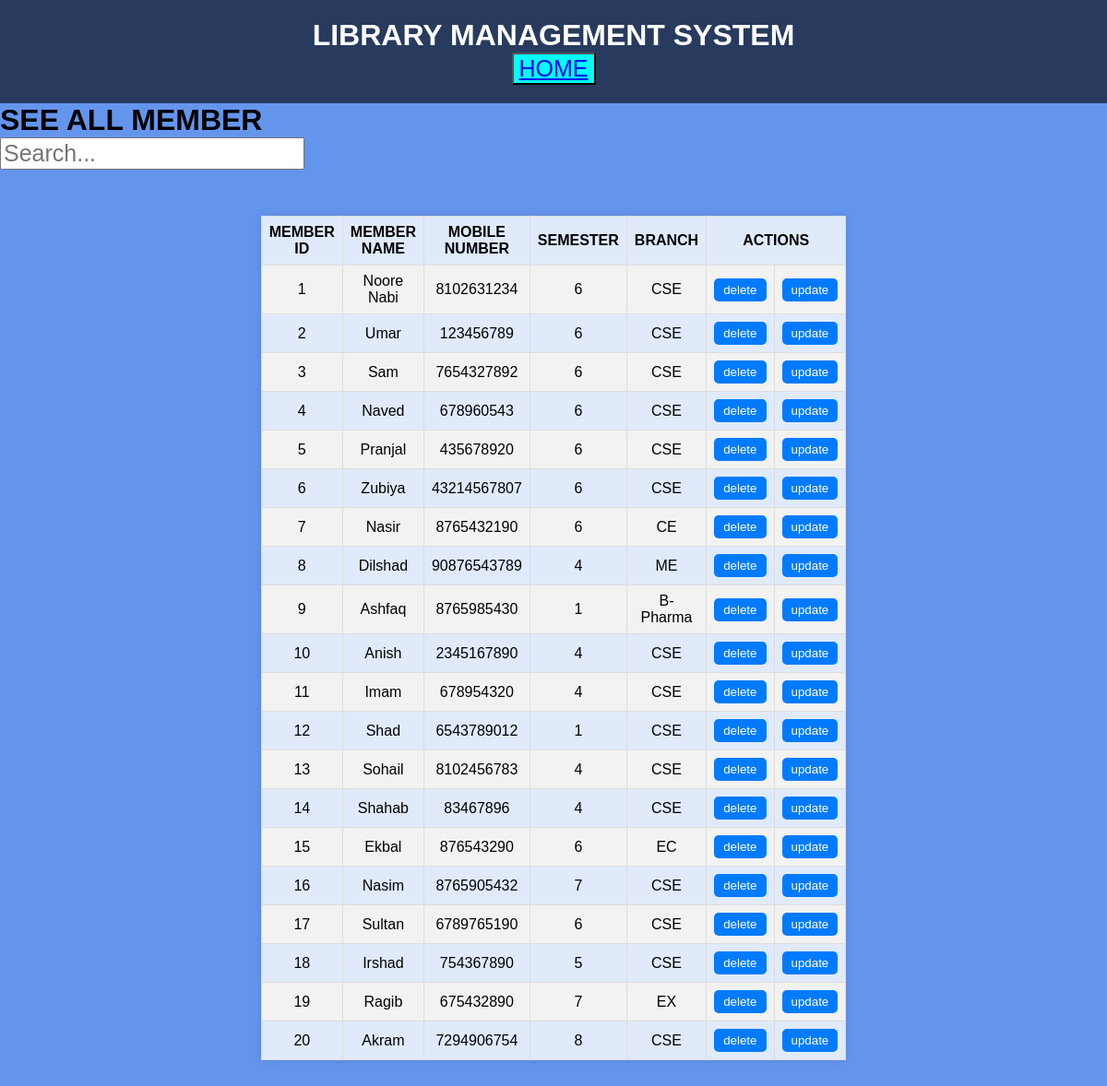
Page /member/ on the committed database.
### myapp/models.py (models this page shows)
class Member(models.Model):
        member_id=models.IntegerField(primary_key=True)
        member_name=models.CharField(max_length=220)
        mobile=models.IntegerField()
        semester=models.IntegerField()
        branch=models.CharField(max_length=30)

### myapp/views.py (the view)
# urls.py: path('member/',views.seeallmember,),
def seeallmember(request):
    data=models.Member.objects.all().values()
    datalist=list(data)
    return render(request,'seeallmember.html',{'datalist':datalist})

### myapp/templates/seeallmember.html (shortened to what this page needs)
<!DOCTYPE html>
<html lang="en">
<head>
</head>
<body>
    <div id="mem1"><h1>LIBRARY MANAGEMENT SYSTEM</h1>
    <button><a href="/index/">HOME</a></button>
    </div>
    <table id="table1">
        <h1>SEE ALL MEMBER</h1>
        <input type="text" placeholder="Search..." id="search1" onkeyup="myFunc()" style="font-size: 25px;">
        <tr>
            <th>MEMBER ID</th>
            <th>MEMBER NAME</th>
            <th>MOBILE NUMBER</th>
            <th>SEMESTER</th>
            <th>BRANCH</th>
            <th colspan="2">ACTIONS</th>
        </tr>
        {% for i in datalist %}
        <tr>
            <td>{{i.member_id}}</td>
            <td>{{i.member_name}}</td>
            <td>{{i.mobile}}</td>
            <td>{{i.semester}}</td>
            <td>{{i.branch}}</td>
            <td><button id="btm1"><a href="{% url 'deletemember' i.member_id %}">delete</a></button></td>
            <td><button id="btm2"><a href="{% url 'updatemember' i.member_id%}">update</a></button></td>
        </tr>
        {%  endfor %}
    </table>
</body>
</html>

### myapp/templates/seeallmember.html (style rules this page uses)
body { font-family: Arial, sans-serif; margin: 0; padding: 0; background-color: #6495ED; }
#mem1 { background-color: rgba(0, 0, 0, 0.6); color: white; text-align: center; padding: 20px 0; z-index: 1; }
#mem1 button { background-color: aqua; font-size: 25px; }
h1 { margin: 0; }
table { width: 50%; margin: 50px auto; background-color: rgba(255, 255, 255, 0.8); border-collapse: collapse; box-shadow: 0 0 10px rgba(0, 0, 0, 0.1); z-index: 1; }
th, td { border: 1px solid #ddd; padding: 8px; text-align: center; }
tr:nth-child(even) { background-color: #f2f2f2; }
#btm1, #btm2 { background-color: #007bff; border: none; border-radius: 5px; padding: 5px 10px; cursor: pointer; transition: all 0.3s ease; display: inline-block; text-decoration: none; color: white; }
#btm1 a, #btm2 a { color: white; text-decoration: none; }

### rows in the picture
Member: member_id "1", member_name "Noore Nabi", mobile "8102631234", semester "6", branch "CSE"
Member: member_id "2", member_name "Umar", mobile "123456789", semester "6", branch "CSE"
Member: member_id "3", member_name "Sam", mobile "7654327892", semester "6", branch "CSE"
Member: member_id "4", member_name "Naved", mobile "678960543", semester "6", branch "CSE"
Member: member_id "5", member_name "Pranjal", mobile "435678920", semester "6", branch "CSE"
Member: member_id "6", member_name "Zubiya", mobile "43214567807", semester "6", branch "CSE"
Member: member_id "7", member_name "Nasir", mobile "8765432190", semester "6", branch "CE"
Member: member_id "8", member_name "Dilshad", mobile "90876543789", semester "4", branch "ME"
Member: member_id "9", member_name "Ashfaq", mobile "8765985430", semester "1", branch "B-Pharma"
Member: member_id "10", member_name "Anish", mobile "2345167890", semester "4", branch "CSE"
Member: member_id "11", member_name "Imam", mobile "678954320", semester "4", branch "CSE"
Member: member_id "12", member_name "Shad", mobile "6543789012", semester "1", branch "CSE"
Member: member_id "13", member_name "Sohail", mobile "8102456783", semester "4", branch "CSE"
Member: member_id "14", member_name "Shahab", mobile "83467896", semester "4", branch "CSE"
Member: member_id "15", member_name "Ekbal", mobile "876543290", semester "6", branch "EC"
Member: member_id "16", member_name "Nasim", mobile "8765905432", semester "7", branch "CSE"
Member: member_id "17", member_name "Sultan", mobile "6789765190", semester "6", branch "CSE"
Member: member_id "18", member_name "Irshad", mobile "754367890", semester "5", branch "CSE"
Member: member_id "19", member_name "Ragib", mobile "675432890", semester "7", branch "EX"
Member: member_id "20", member_name "Akram", mobile "7294906754", semester "8", branch "CSE"
